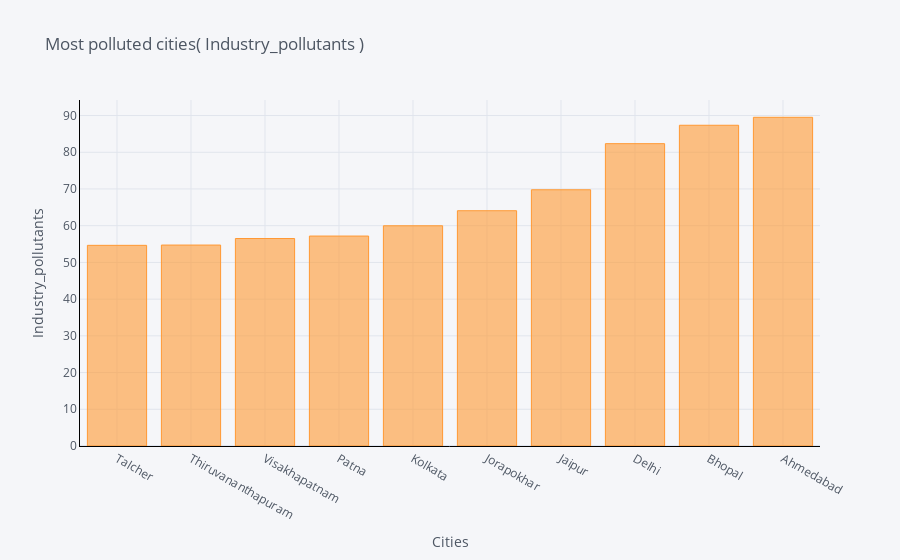
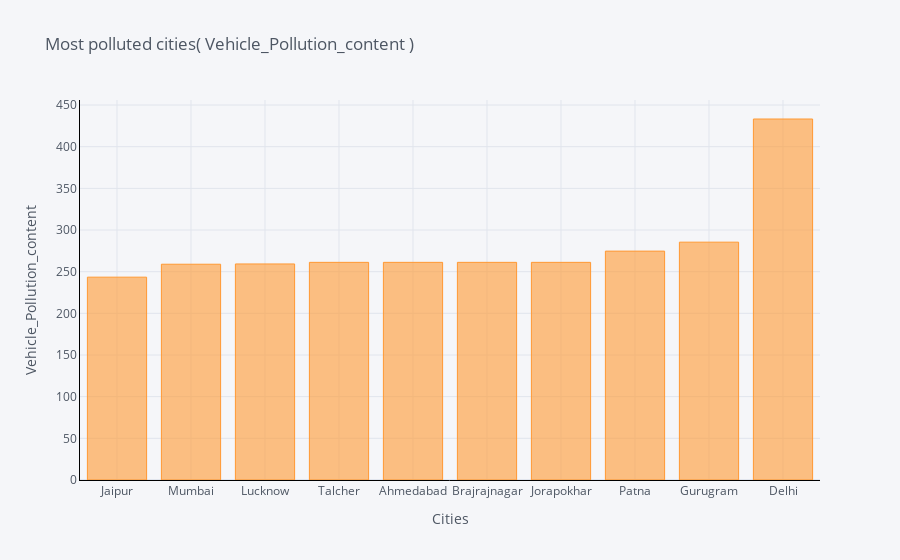

These figures' notebook cell, in order:
### Code cell
def max_bar_plot(var):
    x1 = df1[['City',var]].groupby(["City"]).median().sort_values(by = var,
    ascending = True).tail(10).iplot(kind='bar', xTitle='Cities',yTitle=var, 
                                     linecolor='black', title='{2} {1} {0}'.format(")",var,' Most polluted cities('))

p1 = max_bar_plot('Industry_pollutants')
p2 = max_bar_plot('Vehicle_Pollution_content')
plt.savefig('test3.png')

### Figure 1 — Plotly figure (JSON) as saved in the notebook; plotly's stock layout.template omitted (floating-point values rounded to 4 significant figures)
{"data": [{"marker": {"color": "rgba(255, 153, 51, 0.6)", "line": {"color": "rgba(255, 153, 51, 1.0)", "width": 1}}, "name": "Industry_pollutants", "orientation": "v", "text": "", "type": "bar", "x": ["Talcher", "Thiruvananthapuram", "Visakhapatnam", "Patna", "Kolkata", "Jorapokhar", "Jaipur", "Delhi", "Bhopal", "Ahmedabad"], "y": [54.65, 54.73, 56.51, 57.17, 59.98, 64.08, 69.78, 82.34, 87.35, 89.52]}], "layout": {"legend": {"bgcolor": "#F5F6F9", "font": {"color": "#4D5663"}}, "paper_bgcolor": "#F5F6F9", "plot_bgcolor": "#F5F6F9", "title": {"font": {"color": "#4D5663"}, "text": " Most polluted cities( Industry_pollutants )"}, "xaxis": {"gridcolor": "#E1E5ED", "linecolor": "black", "showgrid": true, "tickfont": {"color": "#4D5663"}, "title": {"font": {"color": "#4D5663"}, "text": "Cities"}, "zerolinecolor": "#E1E5ED"}, "yaxis": {"gridcolor": "#E1E5ED", "linecolor": "black", "showgrid": true, "tickfont": {"color": "#4D5663"}, "title": {"font": {"color": "#4D5663"}, "text": "Industry_pollutants"}, "zerolinecolor": "#E1E5ED"}}}

### Figure 2 — Plotly figure (JSON) as saved in the notebook; plotly's stock layout.template omitted (floating-point values rounded to 4 significant figures)
{"data": [{"marker": {"color": "rgba(255, 153, 51, 0.6)", "line": {"color": "rgba(255, 153, 51, 1.0)", "width": 1}}, "name": "Vehicle_Pollution_content", "orientation": "v", "text": "", "type": "bar", "x": ["Jaipur", "Mumbai", "Lucknow", "Talcher", "Ahmedabad", "Brajrajnagar", "Jorapokhar", "Patna", "Gurugram", "Delhi"], "y": [243.4, 258.9, 259.3, 261.2, 261.2, 261.2, 261.2, 274.7, 285.4, 433.2]}], "layout": {"legend": {"bgcolor": "#F5F6F9", "font": {"color": "#4D5663"}}, "paper_bgcolor": "#F5F6F9", "plot_bgcolor": "#F5F6F9", "title": {"font": {"color": "#4D5663"}, "text": " Most polluted cities( Vehicle_Pollution_content )"}, "xaxis": {"gridcolor": "#E1E5ED", "linecolor": "black", "showgrid": true, "tickfont": {"color": "#4D5663"}, "title": {"font": {"color": "#4D5663"}, "text": "Cities"}, "zerolinecolor": "#E1E5ED"}, "yaxis": {"gridcolor": "#E1E5ED", "linecolor": "black", "showgrid": true, "tickfont": {"color": "#4D5663"}, "title": {"font": {"color": "#4D5663"}, "text": "Vehicle_Pollution_content"}, "zerolinecolor": "#E1E5ED"}}}
